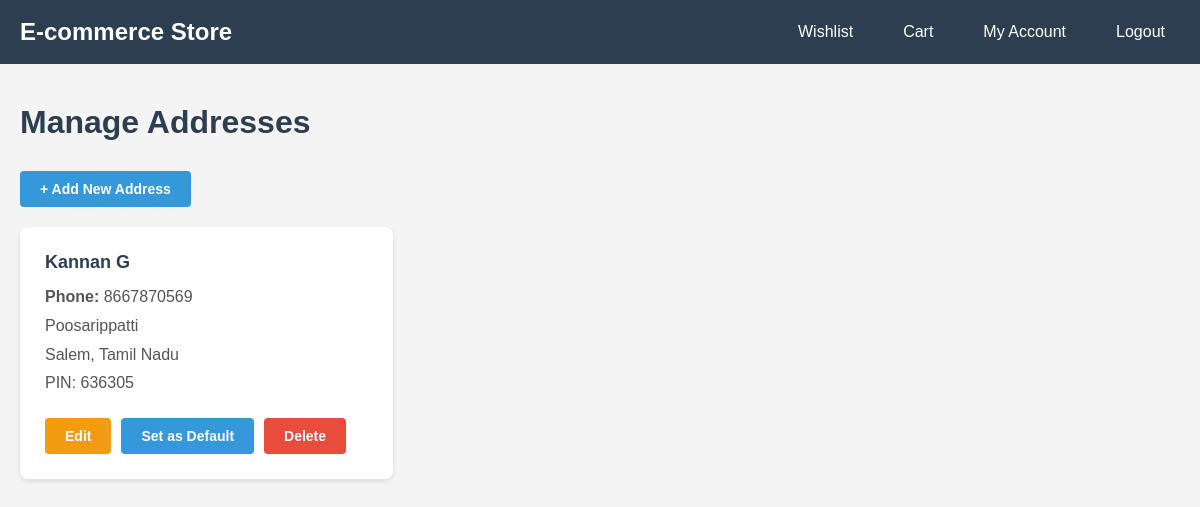
The app's page /manage_addresses.php (signed in) with its own data.
### tables this page shows
CREATE TABLE `addresses` (
  `id` int(11) NOT NULL,
  `user_id` int(11) NOT NULL,
  `full_name` varchar(255) NOT NULL,
  `phone` varchar(20) NOT NULL,
  `address_line1` varchar(255) NOT NULL,
  `address_line2` varchar(255) DEFAULT NULL,
  `city` varchar(100) NOT NULL,
  `state` varchar(100) NOT NULL,
  `pincode` varchar(10) NOT NULL,
  `is_default` tinyint(1) DEFAULT 0,
  `created_at` timestamp NOT NULL DEFAULT current_timestamp()
);

### manage_addresses.php (the view, shortened to what this page needs)
<?php
$user_id = $_SESSION['user_id'];
$conn = getDBConnection();
$addresses = $conn->query("SELECT * FROM addresses WHERE user_id = $user_id ORDER BY is_default DESC, created_at DESC");
?>
<!DOCTYPE html>
<html lang="en">
<head>
</head>
<body>
    <div class="header">
        <div class="header-content">
            <a href="index.php" class="logo">E-commerce Store</a>
            <nav class="nav">
                <a href="wishlist.php">Wishlist</a>
                <a href="cart.php">Cart</a>
                <a href="dashboard.php">My Account</a>
                <a href="logout.php">Logout</a>
            </nav>
        </div>
    </div>
    <div class="container">
        <h1>Manage Addresses</h1>
        <button class="btn btn-primary" onclick="openAddModal()">+ Add New Address</button>
        <div class="address-grid">
            <?php while($address = $addresses->fetch_assoc()): ?>
                <div class="address-card <?php echo $address['is_default'] ? 'default' : ''; ?>">
                    <div class="address-name"><?php echo $address['full_name']; ?></div>
                    <div class="address-details">
                        <strong>Phone:</strong> <?php echo $address['phone']; ?><br>
                        <?php echo $address['address_line1']; ?><br>
                        <?php echo $address['city']; ?>, <?php echo $address['state']; ?><br>
                        PIN: <?php echo $address['pincode']; ?>
                    </div>
                    <div class="address-actions">
                        <button class="btn btn-edit" onclick='openEditModal(<?php echo json_encode($address); ?>)'>Edit</button>
                        <?php if(!$address['is_default']): ?>
                            <form method="POST" style="display: inline;">
                                <button type="submit" name="set_default" class="btn btn-primary">Set as Default</button>
                            </form>
                        <?php endif; ?>
                        <form method="POST" style="display: inline;" onsubmit="return confirm('Delete this address?');">
                            <button type="submit" name="delete_address" class="btn btn-danger">Delete</button>
                        </form>
                    </div>
                </div>
            <?php endwhile; ?>
        </div>
    </div>
</body>
</html>

### manage_addresses.php (style rules this page uses)
* { margin: 0; padding: 0; box-sizing: border-box; }
body { font-family: Arial, sans-serif; background: #f4f4f4; }
.header { background: #2c3e50; color: white; padding: 15px 0; }
.header-content { max-width: 1200px; margin: 0 auto; padding: 0 20px; display: flex; justify-content: space-between; align-items: center; }
.logo { font-size: 24px; font-weight: bold; text-decoration: none; color: white; }
.nav { display: flex; gap: 20px; }
.nav a { color: white; text-decoration: none; padding: 8px 15px; border-radius: 4px; }
.container { max-width: 1200px; margin: 40px auto; padding: 0 20px; }
h1 { margin-bottom: 30px; color: #2c3e50; }
.btn { padding: 10px 20px; border: none; border-radius: 4px; cursor: pointer; font-size: 14px; font-weight: bold; text-decoration: none; display: inline-block; }
.btn-primary { background: #3498db; color: white; }
.btn-edit { background: #f39c12; color: white; }
.btn-danger { background: #e74c3c; color: white; }
.address-grid { display: grid; grid-template-columns: repeat(auto-fill, minmax(350px, 1fr)); gap: 20px; margin-top: 20px; }
.address-card { background: white; border-radius: 8px; padding: 25px; box-shadow: 0 2px 5px rgba(0,0,0,0.1); position: relative; }
.address-name { font-size: 18px; font-weight: bold; margin-bottom: 10px; color: #2c3e50; }
.address-details { color: #555; line-height: 1.8; margin-bottom: 20px; }
.address-actions { display: flex; gap: 10px; flex-wrap: wrap; }

### records on screen
addresses: full_name "Kannan G", phone "8667870569", address_line1 "Poosarippatti", city "Salem", state "Tamil Nadu", pincode "636305"
